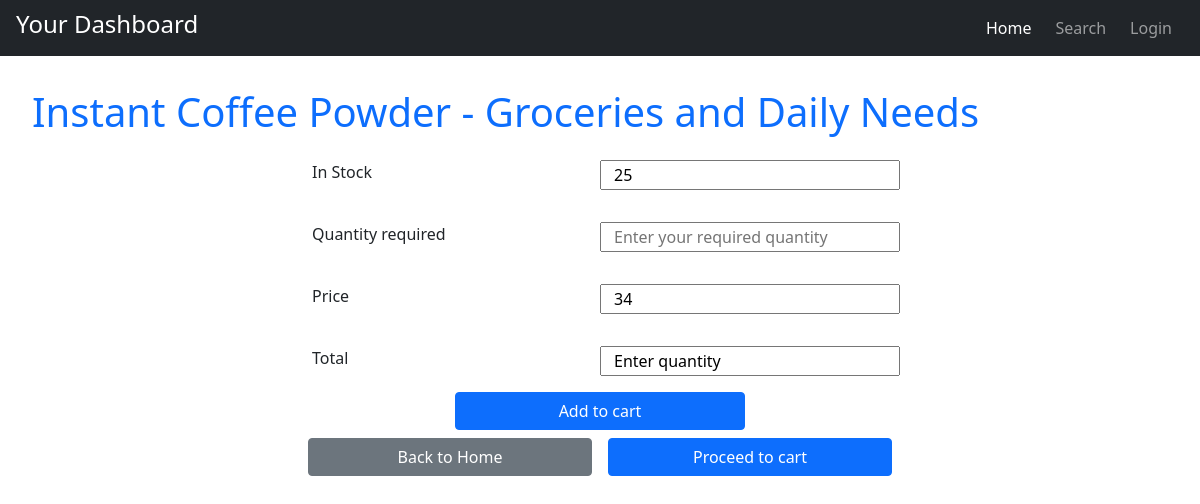
Page /user/view_product/1 (signed in) on the committed database.
### models.py (models this page shows)
class Products(db.Model):
    pid = db.Column(db.Integer, primary_key = True)
    pname = db.Column(db.String(50), nullable = False)
    pprice = db.Column(db.Integer, nullable = False)
    pcount = db.Column(db.Integer, nullable = False)
    image_url = db.Column(db.String(100), nullable = False)
    category = db.Column(db.String(50), nullable = False)

### app.py (the view, shortened to what this page needs)
@app.route('/user/view_product/<int:id>',methods=['GET','POST'])
def view_product(id):
    user=User.query.filter_by(username=session['user']).first()
    pro=Products.query.filter_by(pid=id).first()
    products=Products.query.all()
    if request.method=='GET':
        return render_template('view_product.html', product=pro, message=1, user=user)

### templates/view_product.html (shortened to what this page needs)
<!DOCTYPE html>
<html lang="en">
<head>
    <link href="https://cdn.jsdelivr.net/npm/bootstrap@5.1.3/dist/css/bootstrap.min.css" rel="stylesheet">
    <link rel="stylesheet" type="text/css" href="{{ url_for('static', filename='style.css') }}">
</head>
<body>
    <nav class="navbar navbar-expand-lg navbar-dark bg-dark justify-content-between">
        <h4 class="logo text-white">Your Dashboard</h4>
        <ul class="navbar-nav ml-auto">
            <li class="nav-item">
                <a class="nav-link active" href="/dashboard">Home</a>
            </li>
            <li class="nav-item">
                <a class="nav-link" href="/user/products">Search</a>
            </li>
            {% if not logged_in %}
            <li class="nav-item">
                <a class="nav-link" href="/login">Login</a>
            </li>
            {% else %}
            <li class="nav-item">
                <a class="nav-link" href="/logout">Logout</a>
            </li>
            {% endif %}
        </ul>
    </nav>
    <div class="wrapper">
        <h1 class="text-start text-primary">{{ product.pname }} - {{ product.category }}</h1>
        <form action="/user/view_product/{{ product.pid }}" method="post" class="row justify-content-center">
            <div class="row prod-details">
                <label for="availability" class="prod-label">In Stock</label>
                <input type="text" value="{{product.pcount}}" id="availability" class="prod-value" readonly>
            </div>
            <div class="row prod-details">
                <label for="quantity" class="prod-label">Quantity required</label>
                <input type="text" id="quantity" name="quantity" class="prod-value" placeholder="Enter your required quantity" onkeyup="calculateTotal()" required>
            </div>
            <div class="row prod-details">
                <label for="price" class="prod-label">Price</label>
                <input type="text" value="{{product.pprice}}" id="price" class="prod-value" readonly>
            </div>
            <div class="row prod-details">
                <label for="amount" class="prod-label">Total</label>
                <input type="text" value="Enter quantity" id="amount" class="prod-value" readonly>
            </div>
            <button type="submit" id="buy" class="w-25 btn btn-primary">Add to cart</button>
            <div class="row justify-content-center">
                <a href="/dashboard" class="btn btn-secondary w-25 m-2">Back to Home</a>
                <a href="/user/cart" class="btn btn-primary w-25 m-2">Proceed to cart</a>
            </div>
        </form>
    </div>
</body>
</html>

### static/style.css (style rules this page uses)
body { height: 100vh; }
h1 { text-align: center; color: grey; }
.wrapper { padding: 2em; overflow-y: scroll; }
.navbar { padding: 0.5em 1em; }
.navbar-nav .nav-item { margin: 0 4px; }
.prod-details { margin: 1em 0; margin: none; width: 100%; justify-content: center; }
.prod-details .prod-label, .prod-details .prod-value { max-width: 300px; }

### rows in the picture
Products: pname "Instant Coffee Powder", category "Groceries and Daily Needs", pcount "25", pprice "34"
